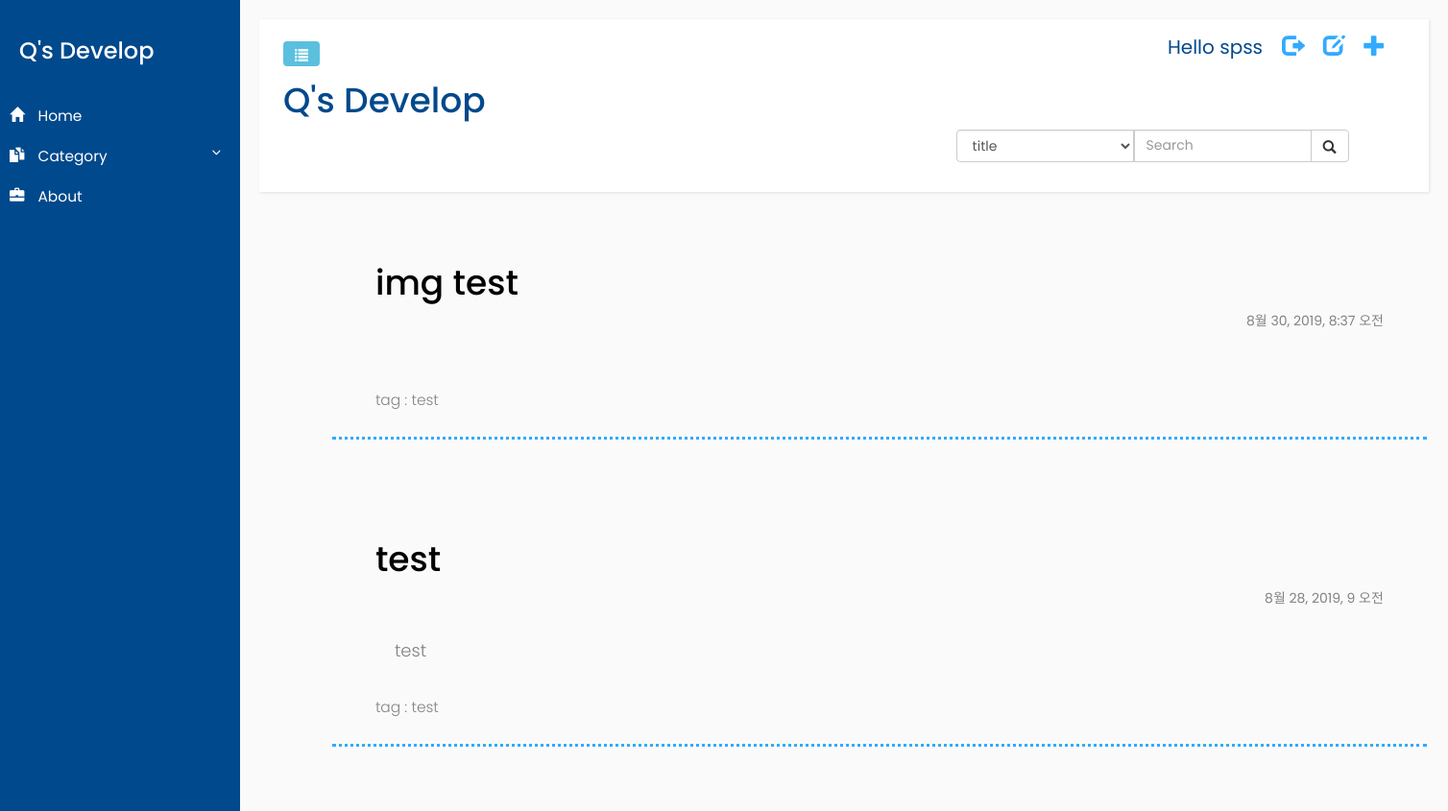
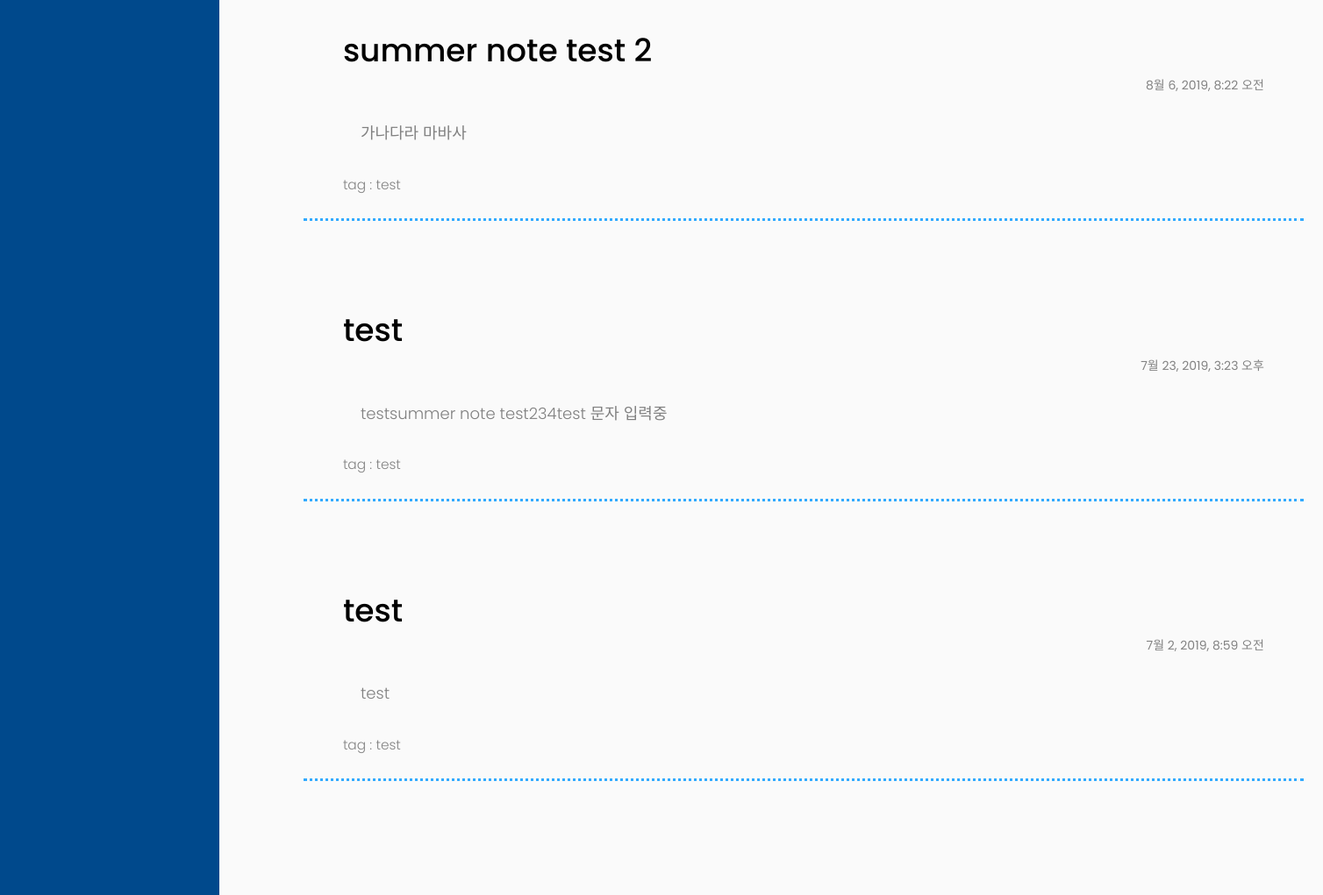
/test (signed in), run on an earlier commit of the app's database (2 pictures, top to bottom).
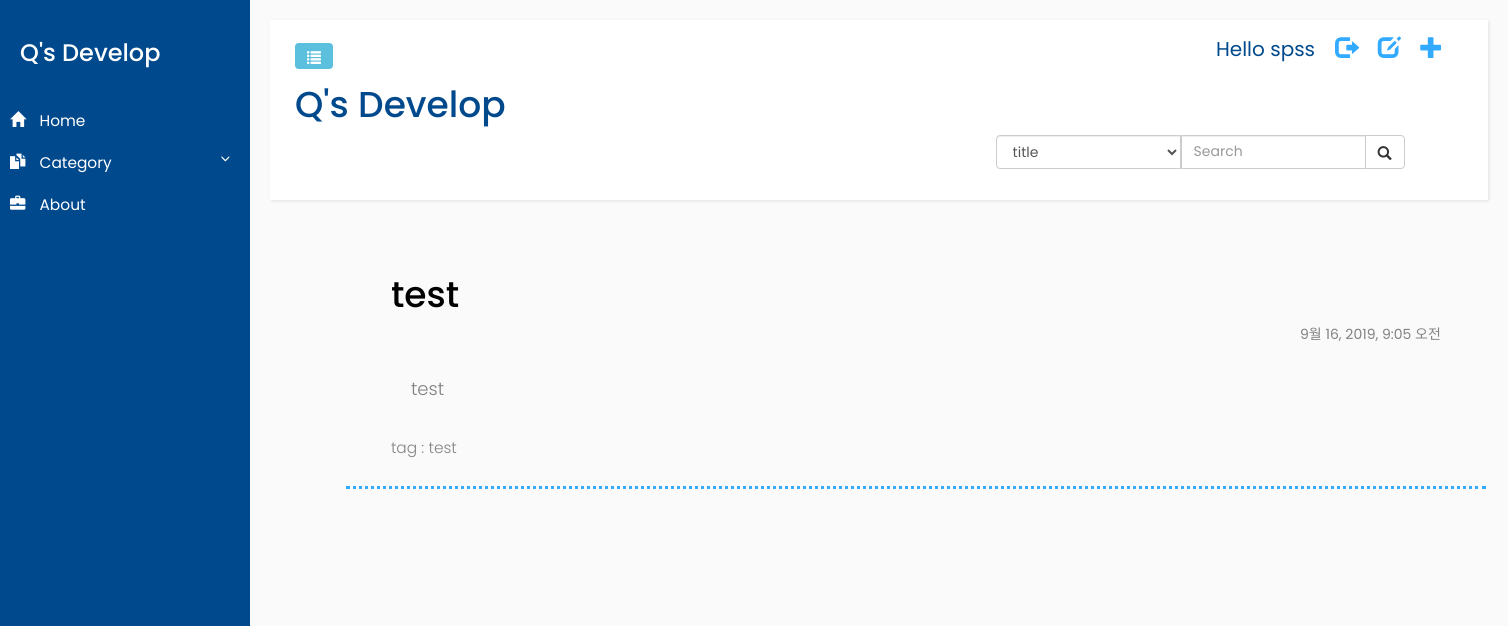
And on a later commit of the database.
### blog/models.py (models this page shows, shortened)
class Post(models.Model):
    author = models.ForeignKey('auth.User',on_delete=models.CASCADE,)
    title = models.CharField(max_length=200)
    text = models.TextField()
    category = models.CharField(max_length=200)
    created_date = models.DateTimeField(default = timezone.now)
    published_date = models.DateTimeField(blank = True, null=True)

### blog/views.py (the view)
# urls.py: path('<str:category>', views.post_category_list, name='post_category_list'),
def post_category_list(request, category):
    posts_for_category = Post.objects.exclude(title__exact='').values('category').order_by('-published_date')
    tmp_posts_for_category = posts_for_category.values('category')
    category_lst = pd.unique(pd.DataFrame.from_records(tmp_posts_for_category)['category'])
    posts = Post.objects.exclude(title__exact='').filter(category = category, published_date__lte = timezone.now()).order_by('-published_date')
    return render(request, 'blog/post_list.html',{
        'posts':posts,
        'posts_for_category':category_lst,
    })

### blog/templates/blog/post_list.html (shortened to what this page needs)
{% extends "blog/base.html" %}
{% load static %}
{% load comm_ui %}
{% block content%}
<link rel="stylesheet" href="{% static 'blog/css/blog_list.css'%}">
    {% for post in posts %}
        <div class ="post card-body px-lg-5 pt-0">
            <a class="post_link" href="{% url 'blog:post_detail' pk=post.pk %}">
                <div><h1>{{ post.title }}</h1> <span id='date'>{{post.published_date}}</span></div>
                <p id='contents'>{{post.text|striptags}}</p>
                <p id='category' >tag : {{post.category}}</p>
            </a>
        </div>
    {% endfor%}
    <div class="lst_paging">
        <nav>
        </nav>
    </div>
{% endblock %}

What changed in the data, as far as the page shows it:
removed Post: title "img test", published_date "8월 30, 2019, 8:37 오전", category "test"
removed Post: title "test", published_date "8월 28, 2019, 9 오전", text "test", category "test"
removed Post: title "summer note test 2", published_date "8월 6, 2019, 8:22 오전", text "가나다라 마바사", category "test"
removed Post: title "test", published_date "7월 23, 2019, 3:23 오후", text "testsummer note test234test 문자 입력중", category "test"
changed Post "test": published_date "7월 2, 2019, 8:59 오전" → "9월 16, 2019, 9:05 오전"
